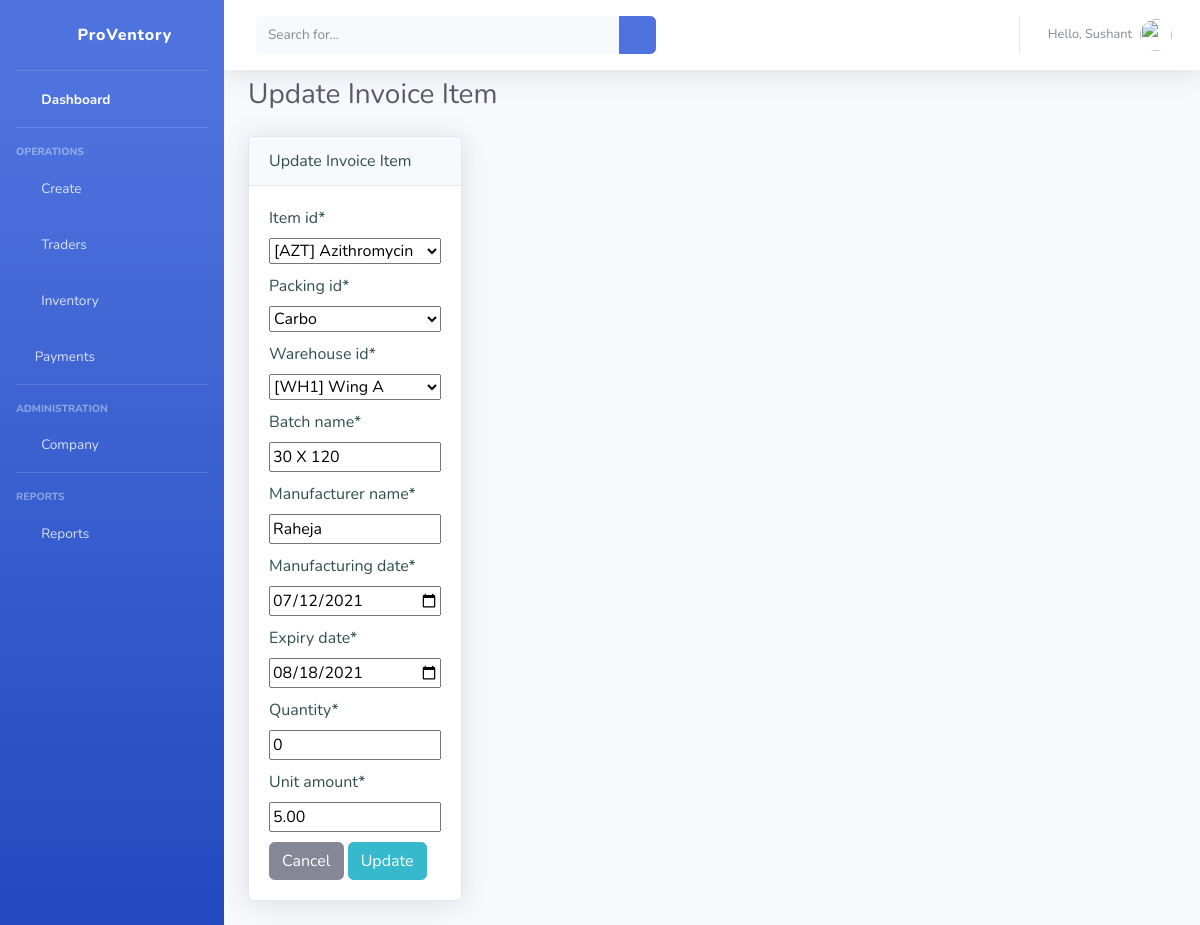
/invoice-item/update/1 (signed in), run on the app's committed database.
### dashboard/models.py (models this page shows)
class InvoiceItems(models.Model):
    invoice = models.ForeignKey(Invoice, null=True, on_delete=models.CASCADE)
    item_id = models.ForeignKey(Item, null=True, on_delete=models.DO_NOTHING)
    packing_id = models.ForeignKey(Packing, null=True, on_delete=models.DO_NOTHING)
    warehouse_id = models.ForeignKey(Warehouse, null=True, on_delete=models.DO_NOTHING)
    batch_name = models.CharField(max_length=50, null=True)
    manufacturer_name = models.CharField(max_length=50, null=True)
    manufacturing_date = models.DateField(null=True)
    expiry_date = models.DateField(null=True)
    quantity = models.PositiveIntegerField(null=True)
    unit_amount = models.DecimalField(null=True, max_digits=10, decimal_places=2, validators=[MinValueValidator(Decimal('0.01'))])
    total_amount = models.DecimalField(null=True, max_digits=10, decimal_places=2, validators=[MinValueValidator(Decimal('0.01'))])

### dashboard/views.py (the view)
# urls.py: path('invoice-item/update/<int:pk>', views.updateInvoiceItem, name='update-invoice-item'),
@login_required(login_url='login')
def updateInvoiceItem(request, pk):
    pageTitle = "Trader | ProVentory - IMS"
    pageHeading = "Update Invoice Item"
    createButtonText = ""
    item = InvoiceItems.objects.get(id=pk)
    invoice = Invoice.objects.get(id=item.invoice.id)
    if request.method == "POST":
        itemform = AddInvoiceItemsForm(request.POST, instance=item)
        if itemform.is_valid():
            x = itemform.save(commit=False)
            x.total_amount = x.quantity * x.unit_amount
            x.save()
            messages.success(request, "Item updated successfully")
            return redirect(reverse('invoice-items', kwargs={'invoice': invoice.id}))
        else:
            if itemform.errors:
                for err in itemform.errors:
                    messages.error(request, cleanhtml(str(itemform.errors[err])))
    else:
        itemform = AddInvoiceItemsForm(instance=item)
    context = {
        "title": pageTitle,
        "heading": pageHeading,
        "createButtonText": createButtonText,
        "itemform": itemform,
        "invoice": invoice
    }
    return render(request, "dashboard/update-invoice-item.html", context)

### dashboard/models.py (called while the page is built)
    def __str__(self):
        s = "["+self.code+"] "+self.name
        return s

    def __str__(self):
        s = "["+self.code + "] "+self.name
        return s

    def __str__(self):
        return self.type

### templates/dashboard/update-invoice-item.html (shortened to what this page needs)
{% extends 'partials/base.html' %}
{% load crispy_forms_tags %}
{% block pageheading %} {{ heading }} {% endblock %}
{%block content %}
{% if user.is_authenticated and user.is_staff %}
<div class="row">
    <div class="col-lg-3">
        <div class="card shadow mb-4">
            <div class = "card-header">
                Update Invoice Item
            </div>
            <div class = "card-body">
                <form method="post">
                    {{ itemform|crispy }}
                    <a href="{% url 'invoice-items' invoice.id %}" class="btn btn-secondary">
                                        <span class="text">Cancel</span>
                                    </a>
                    <input type="submit" value="Update" class="btn btn-primary btn-info">
                </form>
            </div>
        </div>
    </div>
</div>
{% endif %}
{% endblock %}

### templates/partials/base.html (shortened to what this page needs)
<!DOCTYPE html>
<html lang="en">
{% load static %}
{% load crispy_forms_tags %}
<head>
    <link href="{% static 'dashboard/vendor/fontawesome-free/css/all.min.css' %}" rel="stylesheet" type="text/css">
    <link href="{% static 'dashboard/css/sb-admin-2.min.css' %}" rel="stylesheet">
    <link href="{% static 'dashboard/css/customstyle.css' %}" rel="stylesheet">
    <link rel="stylesheet" type="text/css" href="https://cdn.datatables.net/1.10.25/css/jquery.dataTables.css">
    <link href="https://cdnjs.cloudflare.com/ajax/libs/toastr.js/2.0.1/css/toastr.css" rel="stylesheet"/>
</head>
<body id="page-top">
<div id="wrapper">
    <ul class="navbar-nav bg-gradient-primary sidebar sidebar-dark accordion" id="accordionSidebar">
        <a class="sidebar-brand d-flex align-items-center justify-content-center" href="{% url 'index' %}">
            <div class="sidebar-brand-icon rotate-n-15">
                <i class="fas fa-boxes"></i>
            </div>
            <div class="sidebar-brand-text mx-3">ProVentory</div>
        </a>
        <hr class="sidebar-divider my-0">
        <li class="nav-item active">
            <a class="nav-link" href="{% url 'index' %}">
                <i class="fas fa-fw fa-tachometer-alt"></i>
                <span>Dashboard</span></a>
        </li>
        <hr class="sidebar-divider">
        <div class="sidebar-heading">
            Operations
        </div>
        <li class="nav-item">
            <a class="nav-link collapsed" href="#" data-toggle="collapse" data-target="#collapseOne"
               aria-expanded="true" aria-controls="collapseOne">
                <i class="fas fa-fw fa-plus-circle"></i>
                <span>Create</span>
            </a>
        </li>
        <li class="nav-item">
            <a class="nav-link collapsed" href="#" data-toggle="collapse" data-target="#collapseTwo"
               aria-expanded="true" aria-controls="collapseTwo">
                <i class="fas fa-fw fa-users"></i>
                <span>Traders</span>
            </a>
        </li>
        <li class="nav-item">
            <a class="nav-link collapsed" href="#" data-toggle="collapse" data-target="#collapseUtilities"
               aria-expanded="true" aria-controls="collapseUtilities">
                <i class="fas fa-fw fa-box"></i>
                <span>Inventory</span>
            </a>
        </li>
        <li class="nav-item">
            <a class="nav-link collapsed" href="#" data-toggle="collapse" data-target="#collapsePayments"
               aria-expanded="true" aria-controls="collapsePayments">
                <i class="far fa-money-bill-alt"></i>
                <span>Payments</span>
            </a>
        </li>
        <hr class="sidebar-divider">
        <div class="sidebar-heading">
            Administration
        </div>
        <li class="nav-item">
            <a class="nav-link collapsed" href="#" data-toggle="collapse" data-target="#collapseCompany"
               aria-expanded="true" aria-controls="collapseCompany">
                <i class="fas fa-fw fa-building"></i>
                <span>Company</span>
            </a>
        </li>
        <hr class="sidebar-divider">
        <div class="sidebar-heading">
            Reports
        </div>
        <li class="nav-item">
            <a class="nav-link collapsed" href="#" data-toggle="collapse" data-target="#collapsePages"
               aria-expanded="true" aria-controls="collapsePages">
                <i class="fas fa-fw fa-chart-area"></i>
                <span>Reports</span>
            </a>
        </li>
    </ul>
    <div id="content-wrapper" class="d-flex flex-column">
        <div id="content">
            <nav class="navbar navbar-expand navbar-light bg-white topbar mb-2 static-top shadow">
                <form
                        class="d-none d-sm-inline-block form-inline mr-auto ml-md-3 my-2 my-md-0 mw-100 navbar-search">
                    <div class="input-group">
                        <input type="text" class="form-control bg-light border-0 small" placeholder="Search for..."
                               aria-label="Search" aria-describedby="basic-addon2">
                        <div class="input-group-append">
                            <button class="btn btn-primary" type="button">
                                <i class="fas fa-search fa-sm"></i>
                            </button>
                        </div>
                    </div>
                </form>
                <ul class="navbar-nav ml-auto">
                    <li class="nav-item dropdown no-arrow">
                        <a class="nav-link dropdown-toggle" href="#" id="userDropdown" role="button"
                           data-toggle="dropdown" aria-haspopup="true" aria-expanded="false">
                            <span class="mr-2 d-none d-lg-inline text-gray-600 small">Hello, {{request.user.first_name}}</span>
                            <img class="img-profile rounded-circle"
                                 src="{% static 'dashboard/img/undraw_profile.svg' %}">
                        </a>
                    </li>
                </ul>
            </nav>
            <div class="container-fluid">
                <div class="d-sm-flex align-items-center justify-content-between mb-4">
                    <h1 class="h3 mb-0 text-gray-800">{% block pageheading %} {% endblock %}</h1>
                </div>
                {% block content%} {% endblock %}
            </div>
        </div>
    </div>
</div>
<link rel="stylesheet" type="text/css" href="https://cdn.datatables.net/v/dt/jszip-2.5.0/dt-1.10.25/af-2.3.7/b-1.7.1/b-colvis-1.7.1/b-html5-1.7.1/b-print-1.7.1/cr-1.5.4/date-1.1.0/fc-3.3.3/kt-2.6.2/r-2.2.9/rg-1.1.3/rr-1.2.8/sl-1.3.3/datatables.min.css"/>
</body>
</html>

### dashboard/static/dashboard/css/customstyle.css (style rules this page uses)
body { color:darkslategray; }

### data on the page
InvoiceItems: item_id "[AZT] Azithromycin", packing_id "Carbo", warehouse_id "[WH1] Wing A", batch_name "30 X 120", manufacturer_name "Raheja", manufacturing_date "07/12/2021", expiry_date "08/18/2021", quantity "0", unit_amount "5.00"

### other printed values
{{ request.user.first_name }} "Sushant"
{{ heading }} "Update Invoice Item"
